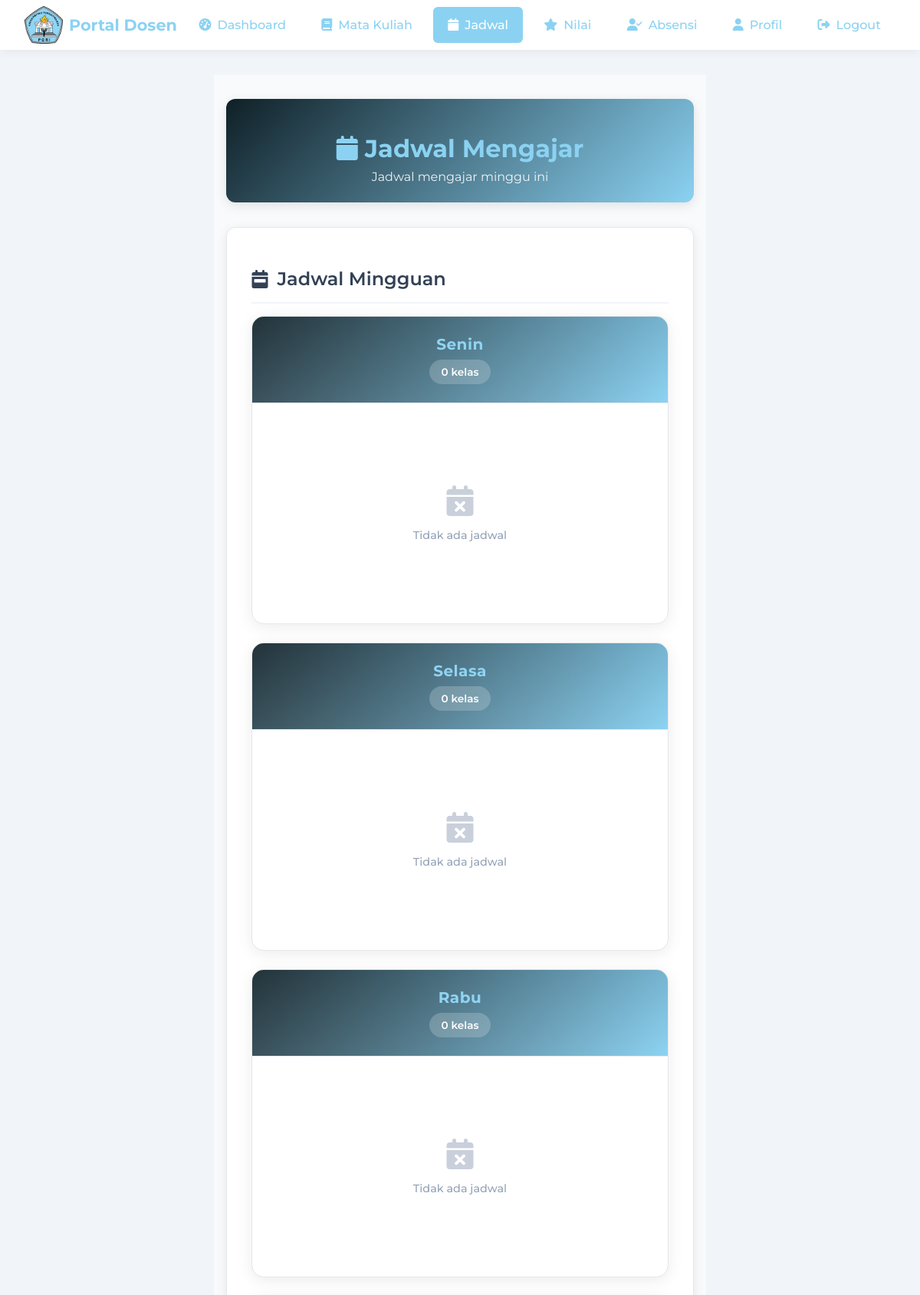
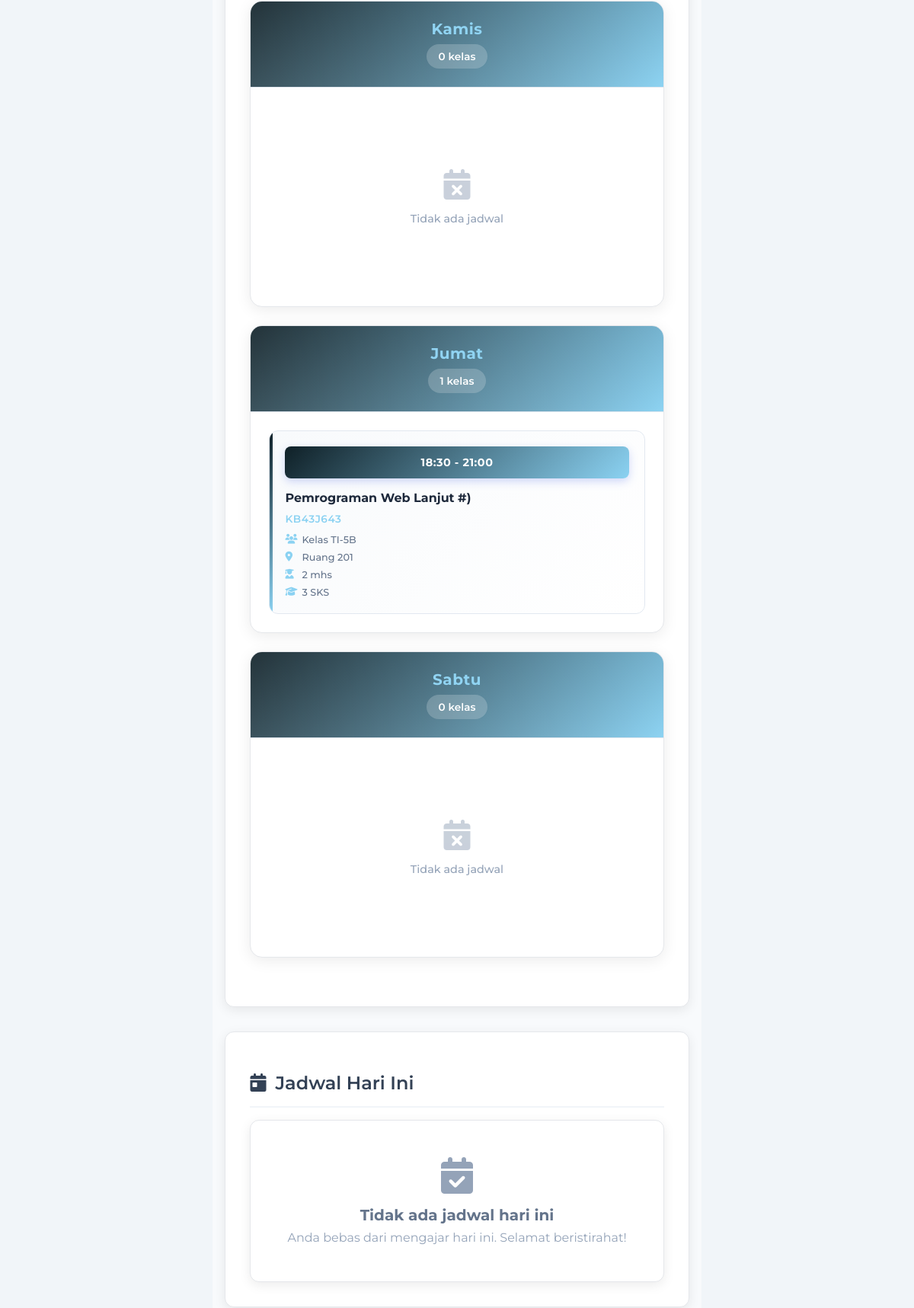
Page /dosen/jadwal.php (signed in, upper part) on the committed database (2 pictures, top to bottom).
### tables this page shows
CREATE TABLE `jadwal` (
  `id` int(11) NOT NULL,
  `mata_kuliah_id` int(11) NOT NULL,
  `hari` varchar(10) NOT NULL,
  `jam_mulai` time NOT NULL,
  `jam_selesai` time NOT NULL,
  `ruang` varchar(50) NOT NULL,
  `kelas` varchar(10) NOT NULL,
  `created_at` datetime DEFAULT current_timestamp()
);

CREATE TABLE `mata_kuliah` (
  `id` int(11) NOT NULL,
  `kode_mk` varchar(10) NOT NULL,
  `nama_mk` varchar(100) NOT NULL,
  `sks` int(11) NOT NULL,
  `semester` int(11) NOT NULL,
  `deskripsi` text DEFAULT NULL,
  `dosen_id` int(11) NOT NULL,
  `program_studi_id` int(11) DEFAULT NULL,
  `created_at` datetime DEFAULT current_timestamp(),
  `updated_at` datetime DEFAULT current_timestamp()
);

### dosen/jadwal.php (the view, shortened to what this page needs)
<?php
require_once '../koneksi.php';
$user_id = $_SESSION['user_id'];
$query = "SELECT u.*, d.id as dosen_id FROM users u
          LEFT JOIN dosen d ON u.id = d.user_id
          WHERE u.id = '$user_id'";
$result = mysqli_query($conn, $query);
$user = mysqli_fetch_assoc($result);
$dosen_id = $user['dosen_id'];
$jadwal_query = "SELECT j.*, mk.kode_mk, mk.nama_mk, mk.sks,
                        COUNT(k.mahasiswa_id) as jumlah_mahasiswa
                 FROM jadwal j
                 LEFT JOIN mata_kuliah mk ON j.mata_kuliah_id = mk.id
                 LEFT JOIN kelas k ON mk.id = k.mata_kuliah_id
                 WHERE mk.dosen_id = '$dosen_id'
                 GROUP BY j.id
                 ORDER BY FIELD(j.hari, 'Senin', 'Selasa', 'Rabu', 'Kamis', 'Jumat', 'Sabtu'), j.jam_mulai";
$jadwal_result = mysqli_query($conn, $jadwal_query);
$jadwal = [];
while ($row = mysqli_fetch_assoc($jadwal_result)) {
    $jadwal[] = [
        'id' => $row['id'],
        'hari' => $row['hari'],
        'jam_mulai' => date('H:i', strtotime($row['jam_mulai'])),
        'jam_selesai' => date('H:i', strtotime($row['jam_selesai'])),
        'mata_kuliah' => $row['nama_mk'],
        'kode_mk' => $row['kode_mk'],
        'kelas' => $row['kelas'],
        'ruang' => $row['ruang'],
        'sks' => $row['sks'],
        'jumlah_mahasiswa' => $row['jumlah_mahasiswa'] ?: 0
    ];
}
$jadwal_by_day = [];
foreach ($jadwal as $j) {
    $jadwal_by_day[$j['hari']][] = $j;
}
$hari_list = ['Senin', 'Selasa', 'Rabu', 'Kamis', 'Jumat', 'Sabtu'];
?>
<!DOCTYPE html>
<html lang="id">
<head>
    <link rel="stylesheet" href="../assets/css/style.css">
    <link rel="stylesheet" href="../assets/css/admin.css">
    <link rel="stylesheet" href="../assets/css/dosen.css">
    <link rel="stylesheet" href="https://cdnjs.cloudflare.com/ajax/libs/font-awesome/6.4.0/css/all.min.css">
</head>
<body>
    <?php include 'includes/nav_dosen.php'; ?>
    <main>
        <div class="dashboard-container">
            <div class="dashboard-header">
                <h1><i class="fas fa-calendar"></i> Jadwal Mengajar</h1>
                <p>Jadwal mengajar minggu ini</p>
            </div>
            <div class="dashboard-section">
                <h2><i class="fas fa-calendar-week"></i> Jadwal Mingguan</h2>
                <div class="schedule-grid">
                    <?php foreach ($hari_list as $hari): ?>
                        <div class="day-card">
                            <div class="day-header">
                                <h3><?php echo $hari; ?></h3>
                                <span class="day-count">
                                    <?php echo isset($jadwal_by_day[$hari]) ? count($jadwal_by_day[$hari]) : 0; ?> kelas
                                </span>
                            </div>
                            <div class="day-schedule">
                                <?php if (isset($jadwal_by_day[$hari]) && !empty($jadwal_by_day[$hari])): ?>
                                    <?php foreach ($jadwal_by_day[$hari] as $j): ?>
                                        <div class="schedule-card">
                                            <div class="schedule-time">
                                                <?php echo $j['jam_mulai']; ?> - <?php echo $j['jam_selesai']; ?>
                                            </div>
                                            <div class="schedule-content">
                                                <div class="schedule-subject">
                                                    <?php echo htmlspecialchars($j['mata_kuliah']); ?>
                                                </div>
                                                <div class="schedule-code">
                                                    <?php echo htmlspecialchars($j['kode_mk']); ?>
                                                </div>
                                                <div class="schedule-details">
                                                    <span><i class="fas fa-users"></i> Kelas <?php echo htmlspecialchars($j['kelas']); ?></span>
                                                    <span><i class="fas fa-map-marker-alt"></i> <?php echo htmlspecialchars($j['ruang']); ?></span>
                                                    <span><i class="fas fa-user-graduate"></i> <?php echo $j['jumlah_mahasiswa']; ?> mhs</span>
                                                    <span><i class="fas fa-graduation-cap"></i> <?php echo $j['sks']; ?> SKS</span>
                                                </div>
                                            </div>
                                        </div>
                                    <?php endforeach; ?>
                                <?php else: ?>
                                    <div class="no-schedule">
                                        <i class="fas fa-calendar-times"></i>
                                        <p>Tidak ada jadwal</p>
                                    </div>
                                <?php endif; ?>
                            </div>
                        </div>
                    <?php endforeach; ?>
                </div>
            </div>
            <div class="dashboard-section">
                <h2><i class="fas fa-calendar-day"></i> Jadwal Hari Ini</h2>
                <div class="today-schedule">
                    <?php
                    $today = date('l');
                    $hari_indonesia = [
                        'Monday' => 'Senin',
                        'Tuesday' => 'Selasa',
                        'Wednesday' => 'Rabu',
                        'Thursday' => 'Kamis',
                        'Friday' => 'Jumat',
                        'Saturday' => 'Sabtu',
                        'Sunday' => 'Minggu'
                    ];
                    $today_indo = $hari_indonesia[$today];
                    ?>
                    <?php if (isset($jadwal_by_day[$today_indo]) && !empty($jadwal_by_day[$today_indo])): ?>
                        <?php foreach ($jadwal_by_day[$today_indo] as $j): ?>
                            <div class="today-schedule-item">
                                <div class="time-badge">
                                    <span class="time"><?php echo $j['jam_mulai']; ?></span>
                                    <span class="duration">
                                        <?php
                                        $start = strtotime($j['jam_mulai']);
                                        $end = strtotime($j['jam_selesai']);
                                        $duration = ($end - $start) / 3600;
                                        echo $duration . ' jam';
                                        ?>
                                    </span>
                                </div>
                                <div class="schedule-info">
                                    <h4><?php echo htmlspecialchars($j['mata_kuliah']); ?></h4>
                                    <p>
                                        <i class="fas fa-code"></i> <?php echo htmlspecialchars($j['kode_mk']); ?> |
                                        <i class="fas fa-map-marker-alt"></i> <?php echo htmlspecialchars($j['ruang']); ?> |
                                        <i class="fas fa-users"></i> Kelas <?php echo htmlspecialchars($j['kelas']); ?> |
                                        <i class="fas fa-user-graduate"></i> <?php echo $j['jumlah_mahasiswa']; ?> mahasiswa
                                    </p>
                                </div>
                                <div class="schedule-actions">
                                    <button class="btn btn-primary btn-sm" onclick="goToAbsensi(<?php echo $j['id']; ?>)">
                                        <i class="fas fa-user-check"></i> Absensi
                                    </button>
                                    <button class="btn btn-secondary btn-sm" onclick="goToMateri(<?php echo $j['id']; ?>)">
                                        <i class="fas fa-file-alt"></i> Materi
                                    </button>
                                </div>
                            </div>
                        <?php endforeach; ?>
                    <?php else: ?>
                        <div class="no-schedule-today">
                            <i class="fas fa-calendar-check"></i>
                            <h3>Tidak ada jadwal hari ini</h3>
                            <p>Anda bebas dari mengajar hari ini. Selamat beristirahat!</p>
                        </div>
                    <?php endif; ?>
                </div>
            </div>
        </div>
    </main>
</body>
</html>

### assets/css/style.css (style rules this page uses)
:root { --primary: #8bd2f2; --secondary: #f1f5f9; --text: #222; --accent: #fbbf24; --nav-bg: #fff; --nav-shadow: 0 2px 12px rgba(0, 0, 0, 0.06); }
html, body { height: 100%; margin: 0; padding: 0; }
body { font-family: "Montserrat", Arial, sans-serif; margin: 0; padding: 0; background: var(--secondary); color: var(--text); min-height: 100vh; display: flex; flex-direction: column; }
main { flex: 1; display: flex; flex-direction: column; margin: 2rem 0; }
h1, h2, h3 { color: var(--primary); }

### assets/css/admin.css (style rules this page uses)
.dashboard-container { max-width: 1400px; margin: 0 auto; padding: 2rem 1rem; background: #f8fafc; min-height: calc(100vh - 200px); }
.dashboard-header { text-align: center; margin-bottom: 2rem; padding: 1.5rem; background: linear-gradient(135deg, #0f2027 0%, #8bd2f2 100%); color: white; border-radius: 12px; box-shadow: 0 4px 15px rgba(0, 0, 0, 0.1); }
.dashboard-header h1 { font-size: 2rem; margin-bottom: 0.5rem; font-weight: 700; }
.dashboard-header p { font-size: 1rem; opacity: 0.9; margin: 0; }
.dashboard-section { margin-bottom: 2rem; }
.dashboard-section h2 { font-size: 1.5rem; margin-bottom: 1rem; color: #374151; font-weight: 600; display: flex; align-items: center; gap: 0.5rem; }
.dashboard-section { background: white; border-radius: 12px; box-shadow: 0 4px 15px rgba(0, 0, 0, 0.08); margin-bottom: 2rem; padding: 2rem; border: 1px solid #e5e7eb; }
.dashboard-section h2 { font-size: 1.5rem; margin-bottom: 1rem; color: #334155; font-weight: 600; display: flex; align-items: center; gap: 0.75rem; padding-bottom: 1rem; border-bottom: 2px solid #f1f5f9; }
.day-header { background: linear-gradient(135deg, #0f2027 0%, #8bd2f2 100%); color: white; padding: 1rem; font-weight: 600; text-align: center; font-size: 0.95rem; border-bottom: 1px solid #e2e8f0; position: sticky; top: 0; z-index: 5; }

### rows in the picture
jadwal: jam_mulai "18:30", jam_selesai "21:00", mata_kuliah.nama_mk "Pemrograman Web Lanjut #)", mata_kuliah.kode_mk "KB43J643", kelas "TI-5B", ruang "Ruang 201", jumlah_mahasiswa "2", mata_kuliah.sks "3"

### other values in the picture
$hari "Senin"
$hari "Selasa"
$hari "Rabu"
$hari "Kamis"
$hari "Jumat"
count($jadwal_by_day[$hari]) "1"
$hari "Sabtu"
